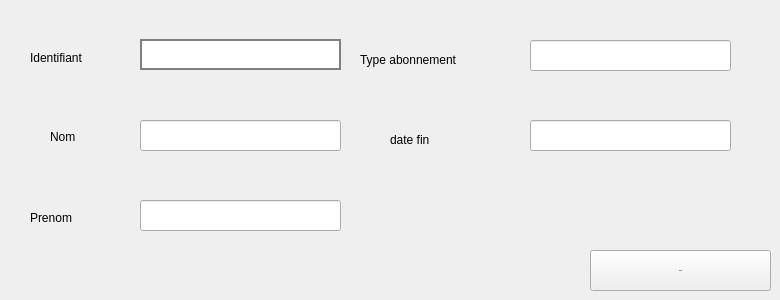
         <widget class="QWidget" name="tab_21">
          <attribute name="title">
           <string>modifier un abonnement</string>
          </attribute>
          <widget class="QLabel" name="label_22">
           <property name="geometry">
            <rect>
             <x>30</x>
             <y>50</y>
             <width>121</width>
             <height>16</height>
            </rect>
           </property>
           <property name="font">
            <font>
             <pointsize>9</pointsize>
            </font>
           </property>
           <property name="text">
            <string>Identifiant</string>
           </property>
          </widget>
          <widget class="QLineEdit" name="lineEdit_idmod">
           <property name="geometry">
            <rect>
             <x>140</x>
             <y>39</y>
             <width>201</width>
             <height>31</height>
            </rect>
           </property>
           <property name="styleSheet">
            <string notr="true">QLineEdit{
padding: 10px;
border-style: solid;
border: 2px solid gray;
border -radius: 8px;
}</string>
           </property>
          </widget>
          <widget class="QLabel" name="label_23">
           <property name="geometry">
            <rect>
             <x>50</x>
             <y>130</y>
             <width>47</width>
             <height>13</height>
            </rect>
           </property>
           <property name="font">
            <font>
             <pointsize>9</pointsize>
            </font>
           </property>
           <property name="text">
            <string>Nom</string>
           </property>
          </widget>
          <widget class="QLabel" name="label_24">
           <property name="geometry">
            <rect>
             <x>30</x>
             <y>210</y>
             <width>81</width>
             <height>16</height>
            </rect>
           </property>
           <property name="font">
            <font>
             <pointsize>9</pointsize>
            </font>
           </property>
           <property name="text">
            <string>Prenom</string>
           </property>
          </widget>
          <widget class="QLabel" name="label_25">
           <property name="geometry">
            <rect>
             <x>360</x>
             <y>50</y>
             <width>141</width>
             <height>20</height>
            </rect>
           </property>
           <property name="font">
            <font>
             <pointsize>9</pointsize>
            </font>
           </property>
           <property name="text">
            <string>Type abonnement</string>
           </property>
          </widget>
          <widget class="QLabel" name="label_26">
           <property name="geometry">
            <rect>
             <x>390</x>
             <y>130</y>
             <width>81</width>
             <height>20</height>
            </rect>
           </property>
           <property name="font">
            <font>
             <pointsize>9</pointsize>
            </font>
           </property>
           <property name="text">
            <string>date fin</string>
           </property>
          </widget>
          <widget class="QLineEdit" name="lineEdit_nommod">
           <property name="geometry">
            <rect>
             <x>140</x>
             <y>120</y>
             <width>201</width>
             <height>31</height>
            </rect>
           </property>
          </widget>
          <widget class="QLineEdit" name="lineEdit_premod">
           <property name="geometry">
            <rect>
             <x>140</x>
             <y>200</y>
             <width>201</width>
             <height>31</height>
            </rect>
           </property>
          </widget>
          <widget class="QLineEdit" name="lineEdit_dfmod">
           <property name="geometry">
            <rect>
             <x>530</x>
             <y>120</y>
             <width>201</width>
             <height>31</height>
            </rect>
           </property>
          </widget>
          <widget class="QLineEdit" name="lineEdit_typemod">
           <property name="geometry">
            <rect>
             <x>530</x>
             <y>40</y>
             <width>201</width>
             <height>31</height>
            </rect>
           </property>
          </widget>
          <widget class="QPushButton" name="modifier_pb">
           <property name="geometry">
            <rect>
             <x>590</x>
             <y>250</y>
             <width>181</width>
             <height>41</height>
            </rect>
           </property>
           <property name="font">
            <font>
             <pointsize>-1</pointsize>
            </font>
           </property>
           <property name="text">
            <string>Modifier</string>
           </property>
          </widget>
         </widget>
